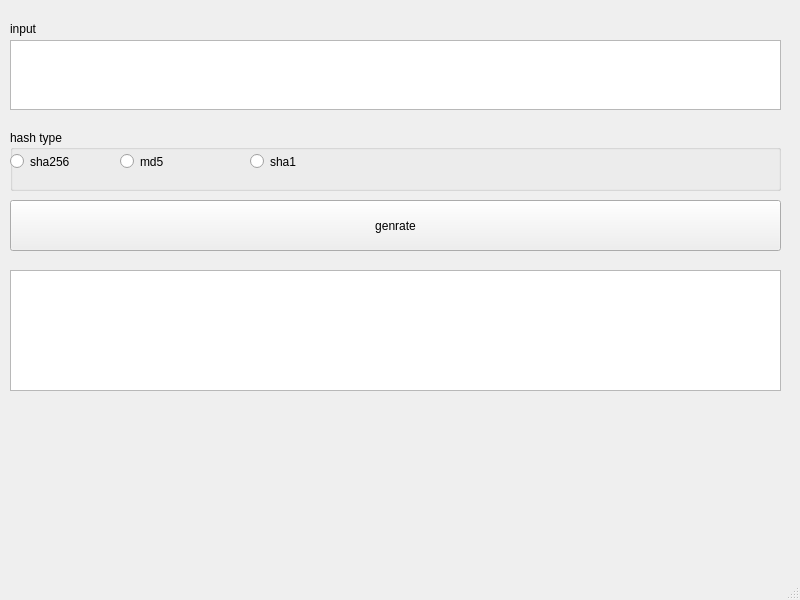
<?xml version="1.0" encoding="UTF-8"?>
<ui version="4.0">
 <class>MainWindow</class>
 <widget class="QMainWindow" name="MainWindow">
  <property name="geometry">
   <rect>
    <x>0</x>
    <y>0</y>
    <width>800</width>
    <height>600</height>
   </rect>
  </property>
  <property name="windowTitle">
   <string>MainWindow</string>
  </property>
  <widget class="QWidget" name="centralwidget">
   <widget class="QGroupBox" name="groupBox">
    <property name="geometry">
     <rect>
      <x>10</x>
      <y>130</y>
      <width>771</width>
      <height>61</height>
     </rect>
    </property>
    <property name="autoFillBackground">
     <bool>true</bool>
    </property>
    <property name="title">
     <string>hash type</string>
    </property>
    <widget class="QRadioButton" name="radioButton">
     <property name="geometry">
      <rect>
       <x>0</x>
       <y>20</y>
       <width>112</width>
       <height>23</height>
      </rect>
     </property>
     <property name="text">
      <string>sha256</string>
     </property>
    </widget>
    <widget class="QRadioButton" name="radioButton_3">
     <property name="geometry">
      <rect>
       <x>110</x>
       <y>20</y>
       <width>112</width>
       <height>23</height>
      </rect>
     </property>
     <property name="text">
      <string>md5</string>
     </property>
    </widget>
    <widget class="QRadioButton" name="radioButton_2">
     <property name="geometry">
      <rect>
       <x>240</x>
       <y>20</y>
       <width>112</width>
       <height>23</height>
      </rect>
     </property>
     <property name="text">
      <string>sha1</string>
     </property>
    </widget>
   </widget>
   <widget class="QPushButton" name="pushButton">
    <property name="geometry">
     <rect>
      <x>10</x>
      <y>200</y>
      <width>771</width>
      <height>51</height>
     </rect>
    </property>
    <property name="autoFillBackground">
     <bool>false</bool>
    </property>
    <property name="text">
     <string>genrate</string>
    </property>
   </widget>
   <widget class="QTextEdit" name="textEdit">
    <property name="geometry">
     <rect>
      <x>10</x>
      <y>40</y>
      <width>771</width>
      <height>70</height>
     </rect>
    </property>
   </widget>
   <widget class="QLabel" name="label">
    <property name="geometry">
     <rect>
      <x>10</x>
      <y>20</y>
      <width>67</width>
      <height>17</height>
     </rect>
    </property>
    <property name="text">
     <string>input</string>
    </property>
   </widget>
   <widget class="QTextBrowser" name="textBrowser">
    <property name="geometry">
     <rect>
      <x>10</x>
      <y>270</y>
      <width>771</width>
      <height>121</height>
     </rect>
    </property>
   </widget>
   <widget class="QLabel" name="label_2">
    <property name="geometry">
     <rect>
      <x>0</x>
      <y>0</y>
      <width>841</width>
      <height>601</height>
     </rect>
    </property>
    <property name="styleSheet">
     <string notr="true">image: url(:/newPrefix/Screenshot from 2020-04-13 13-01-36.png);</string>
    </property>
    <property name="text">
     <string/>
    </property>
    <property name="pixmap">
     <pixmap resource="../test.qrc">:/newPrefix/images.jpeg</pixmap>
    </property>
    <property name="scaledContents">
     <bool>true</bool>
    </property>
   </widget>
   <zorder>label_2</zorder>
   <zorder>groupBox</zorder>
   <zorder>pushButton</zorder>
   <zorder>textEdit</zorder>
   <zorder>label</zorder>
   <zorder>textBrowser</zorder>
  </widget>
  <widget class="QMenuBar" name="menubar">
   <property name="geometry">
    <rect>
     <x>0</x>
     <y>0</y>
     <width>800</width>
     <height>22</height>
    </rect>
   </property>
  </widget>
  <widget class="QStatusBar" name="statusbar"/>
 </widget>
 <resources>
  <include location="../test.qrc"/>
 </resources>
 <connections/>
</ui>
